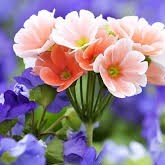
#> input picture flowers.jpeg, 165 x 165 px, found by its file name
$ python operation.py
#> lines starting #> are read from the running program, lines starting #| are printed output that depends on the picture; after the words box and inside, x2 and y2 are one past the last pixel; in counts of white or black regions, pixels touching at a corner belong together
##operation on image

import numpy as np
import cv2

img = cv2.imread('C:\\Users\\YASHU\\Desktop\\image_repo\\flowers.jpeg',cv2.IMREAD_COLOR)  #reading an images
#> img is the input picture: shape (165, 165, 3); mean B, G, R 151.1, 133.5, 152

px=img[55,55]
#> px = [45, 69, 211]

img[100:150, 100:150] = [0,0,0] # convert the colour of the part specifies by the points into the specified color
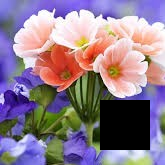
#> img: shape (165, 165, 3); 9.18% of pixels changed, all inside (x1, y1, x2, y2) = (100, 100, 150, 150)
cv2.imshow('image',img)


# cut and paste
img_part = img[40:100, 100:150]
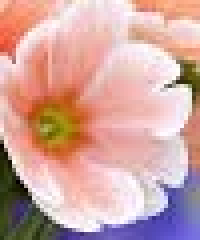
#> img_part: shape (60, 50, 3) (shown 4 times larger); mean B, G, R 160.1, 165.4, 208.3
img[0:60,0:50]=img_part
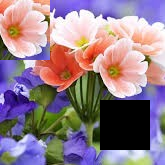
#> img: shape (165, 165, 3); 11.02% of pixels changed, all inside (x1, y1, x2, y2) = (0, 0, 50, 60)
cv2.imshow('imge',img)


cv2.waitKey()
cv2.destroyAllWindows()

$ run again, with butterfly.png saved as flowers.jpeg
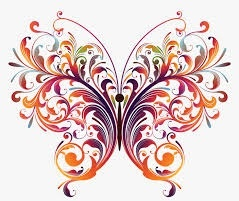
#> input picture butterfly.png, 239 x 201 px, found by its file name
#> img is the input picture: shape (201, 239, 3); mean B, G, R 202, 204, 224.6
#> px = [41, 23, 70]
#> `img[100:150, 100:150] = [0,0,0]`:
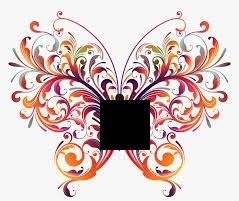
#> img: shape (201, 239, 3); 5.2% of pixels changed, all inside (x1, y1, x2, y2) = (100, 100, 150, 150)
#> `img[0:60,0:50]=img_part`:
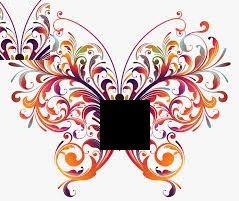
#> img: shape (201, 239, 3); 5.92% of pixels changed, all inside (x1, y1, x2, y2) = (0, 0, 50, 60)
